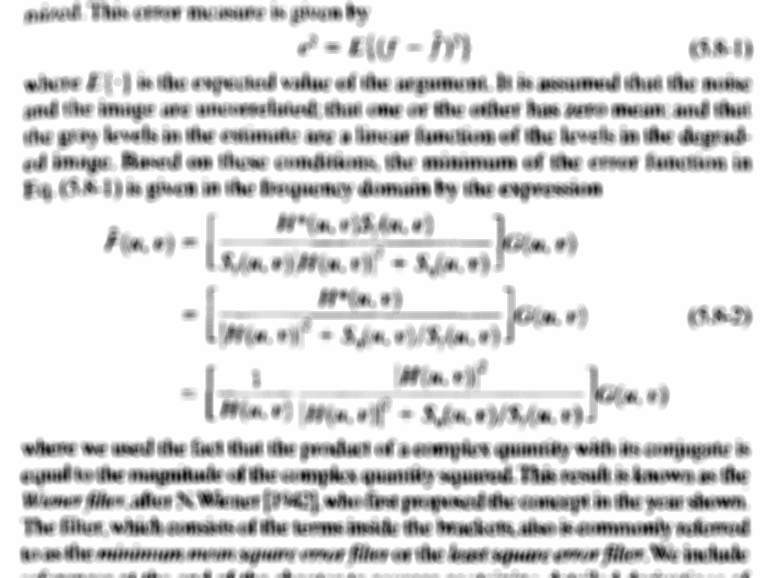
#> input picture aula_10/blur.png, 771 x 578 px
$ jupyter execute aula_10.ipynb   (shell and % lines are left out)
#> lines starting #> are read from the running program, lines starting #| are printed output that depends on the picture; after the words box and inside, x2 and y2 are one past the last pixel; in counts of white or black regions, pixels touching at a corner belong together
[cell 1]
import cv2
import numpy as np
import matplotlib.pyplot as plt

# Filtro de Wiener

O que está escrito nesta imagem abaixo?

[cell 2]
img_blur = cv2.cvtColor(cv2.imread('blur.png'), cv2.COLOR_BGR2GRAY) / 255.0
#> img_blur: shape (578, 771) float64; min 0, max 1, mean 0.857
plt.figure(figsize=(16, 16))
plt.imshow(img_blur, cmap='gray')
plt.show()

Nossa tarefa é tentar reverter esse borramento todo. Na aula passada vimos que o borramento é uma operação de **convolução**:

- Vamos chamar a imagem não-borrada de $f[i,j]$

- Vamos chamar a imagem borrada de $g[i,j]$

- O borramento é uma convolução: deve existir um *kernel* $h[i,j]$ tal que

$$g[i,j] = h[i,j] * f[i,j]$$

## Borramento

Como uma imagem fica fora de foco? O processo de "desfocar" faz com que um pontinho luminoso na imagem original vire um borrãozinho uniforme circular na imagem desfocada. É como se estivéssemos convoluindo a imagem do pontinho com um *kernel* de disco uniforme. Vamos ilustrar isso:

[cell 3]
# Fazendo uma imagem de pontinho isolado.
img_test_pontinho = np.zeros((128, 128))
rows, cols = img_test_pontinho.shape
img_test_pontinho[(rows + 1)//2, (cols + 1)//2] = 1.0

plt.figure(figsize=(6, 6))
plt.imshow(img_test_pontinho, cmap='gray');

Agora vamos fazer um *kernel* em forma de disco. Outro nome para *kernel* de convolução é "função de espalhamento pontual" (em inglês "point spread function" - PSF):

[cell 4]
# Para fazer um disco, vou usar o np.meshgrid - mais mágica de Numpy!
coord_i = np.arange(-11, 12)
coord_j = np.arange(-11, 12)
J, I = np.meshgrid(coord_j, coord_i)

[cell 5]
print(coord_j.shape)
print(coord_j)
print(coord_i)

[cell 6]
print(J.shape)
print(J[:5, :5])
print(I[:5, :5])

[cell 7]
# Agora ficou simples fazer o disco:
raio = 5
img_disco = (I**2 + J**2) < raio**2
img_disco = img_disco / img_disco.sum()

plt.figure(figsize=(6, 6))
plt.imshow(img_disco, cmap='gray');

Vamos encapsular toda essa atividade de fazer disco em uma função, para uso futuro:

[cell 8]
def make_disk(shape, radius):
    rows, cols = shape
    min_j = -(cols - 1)//2
    min_i = -(rows - 1)//2
    coord_j = np.arange(min_j, min_j + cols)
    coord_i = np.arange(min_i, min_i + rows)
    J, I = np.meshgrid(coord_j, coord_i)
    kernel = (I**2 + J**2) < radius**2
    kernel = kernel / kernel.sum()
    return kernel

img_disco = make_disk((23, 23), 5)
plt.figure(figsize=(6, 6))
plt.imshow(img_disco, cmap='gray');
print('A intensidade máxima deste disco é {}'.format(img_disco.max()))

Agora vamos simular o borramento:

[cell 9]
img_test_pontinho_blur = cv2.filter2D(img_test_pontinho, -1, img_disco)

plt.figure(figsize=(6, 6))
plt.imshow(img_test_pontinho_blur, cmap='gray');

### Vamos pensar um pouco

- Um pontinho na coordenada $(128, 128)$ de intensidade $1.0$ virou um disco de intensidade $D$ (neste caso específico $D = 0.0145$) centrado em $(128, 128)$. Um pontinho de intensidade $5.0$ na coordenada $(30, 40)$ resultaria no que?

**Resposta**

- Escreva a expressão matemática correspondente à imagem descrita por "um pontinho na coordenada $(128, 128)$ de intensidade $1.0$".

Dica: um pontinho na origem de intensidade $A$ corresponde à expressão $f[i,j] = A \cdot \delta[i, j]$

**Resposta**

- Se tivéssemos dois pontinhos na imagem, um em $(50, 60)$ com intensidade $3.0$ e outro em $(52, 61)$ com intensidade $4.0$, como fica a imagem borrada?

Dica: $h*(f_1 + f_2) = h*f_1 + h*f_2$ (as coordenadas $[i,j]$ foram omitidas para maior clareza).

**Resposta**

- Repetindo a questão anterior com mais Matemática: se a imagem dos pontinhos é

$$f(x,y) = 3 \cdot \delta[x-50, y-60] + 4 \cdot \delta[x-52, y-61]$$

e a imagem do disco é $h[i,j]$, use as propriedades da convolução para escrever a expressão da imagem borrada.

Dica: se $h[i,j]$ é a imagem do disco na origem, então $h[i - i_0, j - j_0]$ é a imagem do disco deslocada para $[i_0, j_0]$.

**Resposta**

Vamos praticar com a seguinte imagem de teste:

[cell 10]
img_test = cv2.cvtColor(cv2.imread('predio.png'), cv2.COLOR_BGR2GRAY) / 255.0
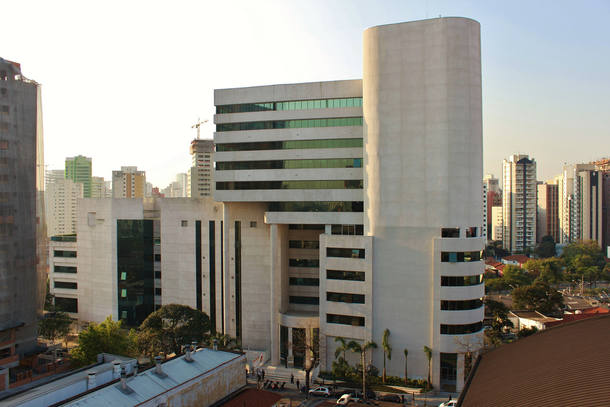
#> input picture aula_10/predio.png, 610 x 407 px
#> img_test: shape (407, 610) float64; min 0, max 1, mean 0.549
plt.figure(figsize=(12, 12))
plt.imshow(img_test, cmap='gray')
plt.axis('off')
plt.show()

[cell 11]
img_disco = make_disk((23, 23), 5)

plt.figure(figsize=(6,6))
plt.imshow(img_disco, cmap='gray')
plt.axis('off')
plt.show()
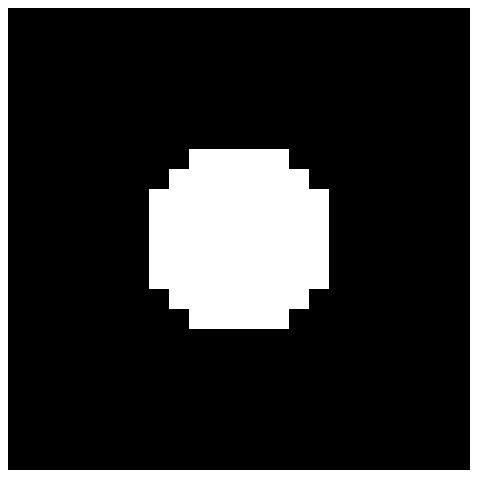
#> figure drawn by matplotlib, 1 panel

[cell 12]
img_test_blur = cv2.filter2D(img_test, -1, img_disco)
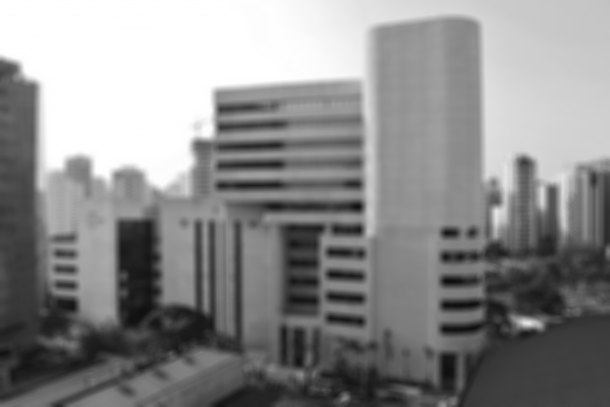
#> img_test_blur: shape (407, 610) float64; min 0.0546, max 1, mean 0.549

plt.figure(figsize=(12,12))
plt.imshow(img_test_blur, cmap='gray')
plt.axis('off')
plt.show()

[cell 13]
def display_mag_freq(img_freq):
    img_freq_aux_mag = np.abs(img_freq)
    img_freq_aux_mag[0,0] = 0.0
#> img_freq_aux_mag: shape (407, 610) float64; min 0, max 34091.8, mean 24.8
    img_freq_aux_mag_display = np.log10(1 + np.fft.fftshift(img_freq_aux_mag))
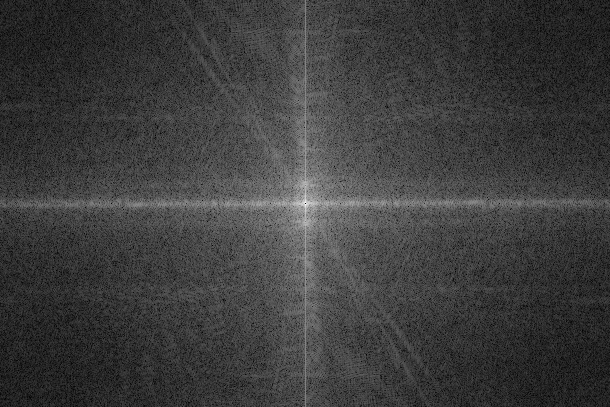
#> img_freq_aux_mag_display: shape (407, 610) float64; min 0, max 4.53, mean 1.09; drawn with min black and max white
    plt.figure(figsize=(12,12))
    plt.imshow(img_freq_aux_mag_display, cmap='gray')
    plt.axis('off')
    plt.show()

[cell 14]
img_test_freq = np.fft.fft2(img_test)

display_mag_freq(img_test_freq)

# Convolução versus produto em frequência

Vimos na aula passada que

- a convolução de duas funções no espaço

- é equivalente ao produto das transformadas de Fourier destas funções na frequência

Para ilustrar, vamos calcular o borramento da imagem de teste usando a transformada de Fourier:

[cell 15]
img_disco_freq = np.fft.fft2(img_disco)

display_mag_freq(img_disco_freq)

[cell 16]
# Zero-padding para ficar compatível com o tamanho da imagem original.
rows, cols = img_test.shape
#> rows = 407; cols = 610
rows_disco, cols_disco = img_disco.shape

row_anchor = (rows - rows_disco) // 2
#> row_anchor = 192
col_anchor = (cols - cols_disco) // 2
#> col_anchor = 293

img_disco_pad = np.zeros(img_test.shape)
img_disco_pad[row_anchor:(row_anchor + rows_disco), col_anchor:(col_anchor + cols_disco)] = img_disco
img_disco_pad = np.fft.fftshift(img_disco_pad)

plt.figure(figsize=(12,12))
plt.imshow(img_disco_pad, cmap='gray')
plt.axis('off')
plt.show()

plt.figure(figsize=(12,12))
plt.imshow(img_disco_pad[:30, :30], cmap='gray')
plt.axis('off')
plt.show()

[cell 17]
img_disco_freq = np.fft.fft2(img_disco_pad)

display_mag_freq(img_disco_freq)

[cell 18]
# Agora podemos trabalhar no domínio da frequência:
img_test_blur_fft_freq = img_disco_freq * img_test_freq

# Voltando para o domínio do espaço.
img_test_blur_fft = np.fft.ifft2(img_test_blur_fft_freq).real

plt.figure(figsize=(12,12))
plt.imshow(img_test_blur_fft, cmap='gray')
plt.axis('off')
plt.show()

Compare com a imagem borrada diretamente por convolução.

Atividade: Explique o que aconteceu com as bordas dessa imagem resultante!

**R:**

## Deblurring com filtro inverso

Vimos que podemos modelar o processo de borramento como um produto na frequência:

$$g[i,j] = h[i,j] * f[i,j] \Leftrightarrow G(u,v) = H(u,v) \cdot F(u,v)$$

E se temos apenas a imagem borrada, conhecemos *exatamente* o kernel de borramento, e queremos reverter esse borramento? Podemos tentar aplicar o processo reverso:

$$G(u,v) = H(u,v) \cdot F(u,v) \Leftrightarrow F(u,v) = \left(\frac{1}{H(u,v)}\right) G(u,v)$$

Vamos tentar:

[cell 19]
img_test_blur_freq = np.fft.fft2(img_test_blur)

img_test_blur_recon_freq = img_test_blur_freq / img_disco_freq
img_test_blur_recon = np.fft.ifft2(img_test_blur_recon_freq).real
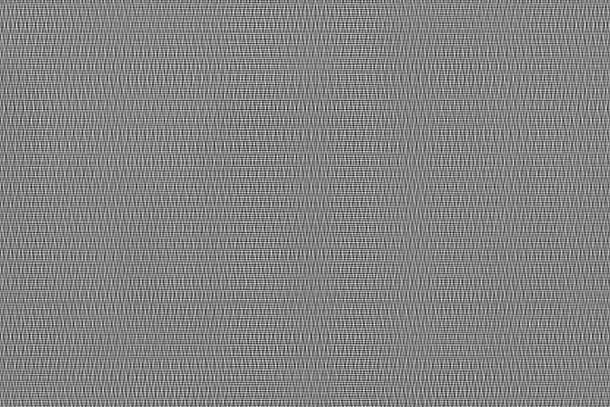
#> img_test_blur_recon: shape (407, 610) float64; min -27.16, max 26.74, mean 0.5; drawn with min black and max white

plt.figure(figsize=(12,12))
plt.imshow(img_test_blur_recon, cmap='gray')
plt.axis('off')
plt.show()

Deu ruim! Geralmente divisão é um problema em cálculo numérico, qualquer valor baixo de $|H(u,v)|$ leva a um valor estratosférico de $|H(u,v)|^{-1}$, o que causa essa instabilidade numérica toda.

## Deblurring por Filtro de Wiener

Antes de prosseguir, veja o que acontece com o filtro inverso aplicado à imagem borrada *POR PRODUTO NA FREQUÊNCIA*:

[cell 20]
img_test_blur_recon_fft_freq = img_test_blur_fft_freq / img_disco_freq
img_test_blur_recon_fft = np.fft.ifft2(img_test_blur_recon_fft_freq).real

plt.figure(figsize=(12,12))
plt.imshow(img_test_blur_recon_fft, cmap='gray')
plt.axis('off')
plt.show()

Perfeito! O que aconteceu entre este caso e o anterior?

No caso atual, a imagem ``img_test_blur_fft_freq`` foi calculada **exatamente** pelo produto de ``img_disco_freq`` e ``img_test_freq``. Nossa reconstrução por filtro inverso desfez com precisão esse produto, e por isso a imagem reconstruida ficou tão boa. Trapaça pura!

No caso da aplicação do filtro inverso à imagem borrada original ``img_test_blur``, calculamos a transformada de Fourier dela (imagem ``img_test_blur_freq``) e aplicamos o filtro inverso. As imagens ``img_test_blur_freq`` e ``img_test_blur_fft_freq`` não são exatamente iguais. Essa pequena diferença é amplificada pelo filtro inverso, gerando o resultado ruim visto anteriormente.

Em geral, podemos modelar essas incertezas na imagem borrada através de uma componente de ruído (aquela casa da mãe Joana onde cabe sempre mais um):

$$g[i,j] = h[i,j]*f[i,j] + \eta[i,j]$$

Em termos de transformada de Fourier, temos:

$$G(u,v) = H(u,v) \cdot F(u,v) + N(u,v)$$

onde $N(u,v) = \mathcal{F}\{\eta[i,j]\}$. Ao aplicar o filtro inverso, temos:

$$\hat{F}(u,v) = G(u,v) + \frac{N(u,v)}{H(u,v)}$$

Portanto quando $|H(u,v)|$ é baixo, o ruído ganha um belo *boost*!

Se soubéssemos pelo menos o valor da magnitude de $N(u,v)$, poderíamos tentar diminuir o efeito do filtro inverso onde $N(u,v)$ é alto em relação a $H(u,v)$.

Na prática não conhecemos nem $h(x,y)$ (e consequentemente $H(u,v)$), nem $\eta(x,y)$ (e consequentemente $N(u,v)$)...

Eis que vem a solução: ***GAMBIARRA***!

- Chuta um tipo de $h[i,j]$ razoável para o fenômeno de borramento em questão. Por exemplo, para falta de foco chuta que $h[i,j]$ é um disco.
- E qual o raio do disco?
    - Chuta!
    - Tenta ver se tem alguma dica do raio do disco observando cuidadosamente a imagem borrada. Por exemplo, se tiver uma manchinha num lugar onde você acha que deveria ter um pontinho puro e isolado, você achou $h[i,j]$!
    - Testa vários raios e vê qual fica melhor!
- E quanto ao ruído?
    - Chuta que é ruido branco: aquele ruido que existe de modo igual em todas as frequências. Ou seja: chuta $N(u,v) = K$
- Qual o valor de $K$?
    - 3, 2, 1... CHUTA!
    - Tenta ver se tem uma região da imagem borrada que deveria ser uniforme. A variância dos pixels nessa região é uma estimativa de $K$.

Dentro dessas gamb... er... hipóteses... podemos construir o filtro de Wiener (Norbert Wiener, 1940). Uma versão desse filtro com nossas hipóteses é:

$$\hat{F}(u,v) = \left(\frac{1}{H(u,v)}\right)\left(\frac{|H(u,v)|^2}{|H(u,v)|^2 + K}\right)G(u,v)$$

Podemos simplificar o filtro um pouco:

$$\hat{F}(u,v) = \left(\frac{H(u,v)^*}{|H(u,v)|^2 + K}\right)G(u,v)$$

Vamos testar:

[cell 21]
def wiener(G, H, K):
    W = H.conj() / (np.abs(H)**2 + K)
    F = W*G
    return F

[cell 22]
# Chuta o K.
K = 0.01

# Chuta o h
h = make_disk(img_test_blur.shape, 5)
H = np.fft.fft2(h)
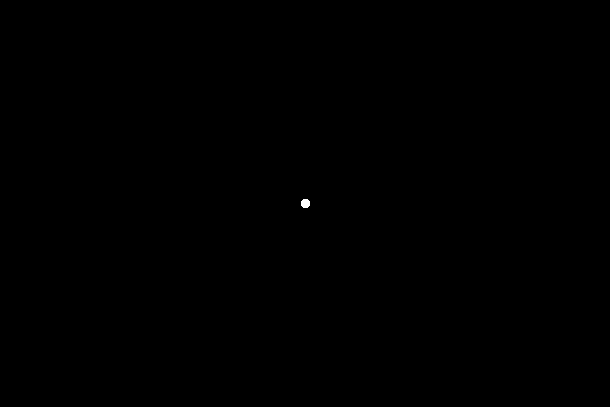
#> h: shape (407, 610) float64; values 0 (black) and 0.0145 (white), 0.03% white; 1 white region, box (x1, y1, x2, y2) and area: (301, 199, 310, 208) 69

# Filtra.
G = np.fft.fft2(img_test_blur)
img_test_blur_recon_wiener_freq = wiener(G, H, K)
img_test_blur_recon_wiener = np.fft.fftshift(np.fft.ifft2(img_test_blur_recon_wiener_freq).real)
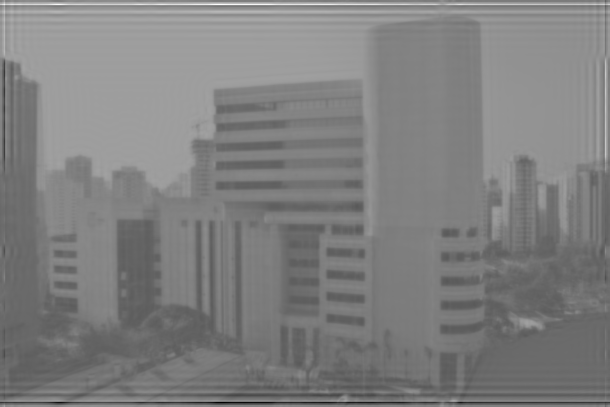
#> img_test_blur_recon_wiener: shape (407, 610) float64; min -1.34, max 2.42, mean 0.544; drawn with min black and max white

plt.figure(figsize=(12,12))
plt.imshow(np.clip(img_test_blur_recon_wiener, 0, 1), cmap='gray')
plt.axis('off')
plt.show()

Melhorou!

**Atividade**: Agora é com você: o que está escrito naquela imagem lá do começo? Boa sorte!

[cell 23]
# Chuta o K.
K = 0.001

# Chuta o h
h = make_disk(img_blur.shape, 5)
H = np.fft.fft2(h)
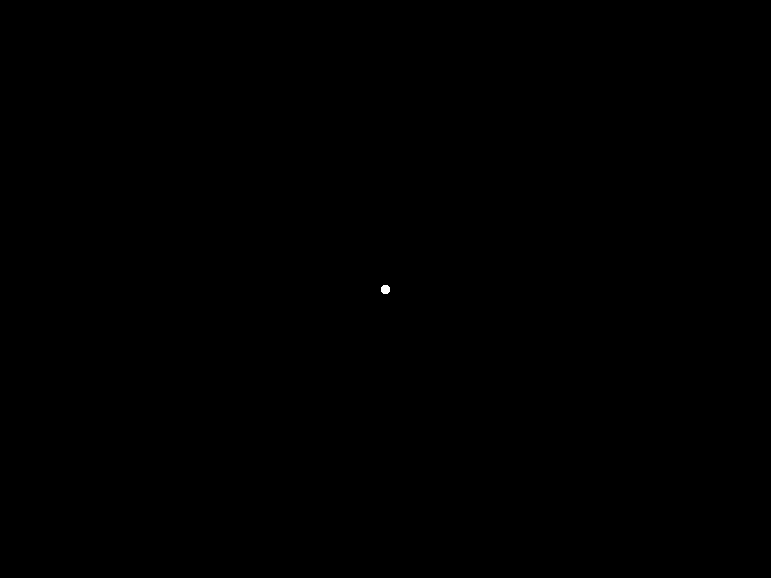
#> h: shape (578, 771) float64; values 0 (black) and 0.0145 (white), 0.02% white; 1 white region, box (x1, y1, x2, y2) and area: (381, 285, 390, 294) 69

# Filtra.
G = np.fft.fft2(img_blur)
img_test_blur_recon_wiener_freq = wiener(G, H, K)
img_test_blur_recon_wiener = np.fft.fftshift(np.fft.ifft2(img_test_blur_recon_wiener_freq).real)
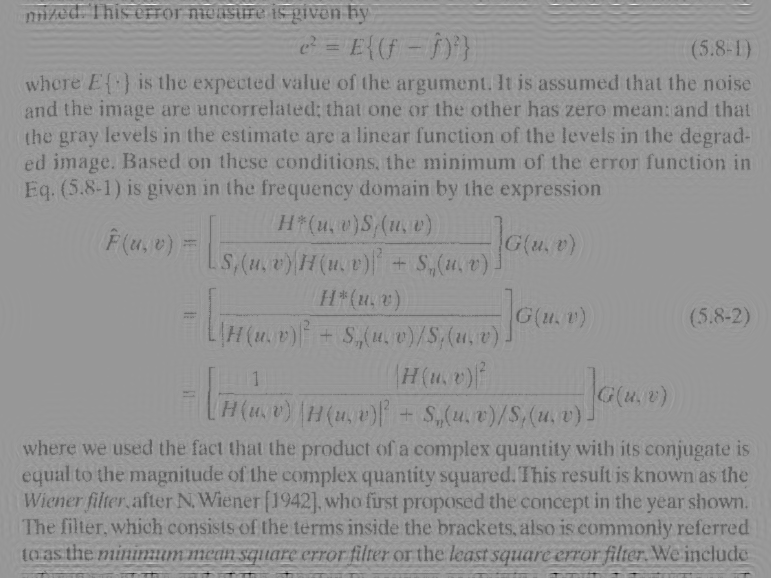
#> img_test_blur_recon_wiener: shape (578, 771) float64; min -3.71, max 4.2, mean 0.856; drawn with min black and max white

plt.figure(figsize=(12,12))
plt.imshow(np.clip(img_test_blur_recon_wiener, 0, 1), cmap='gray')
plt.axis('off')
plt.show()
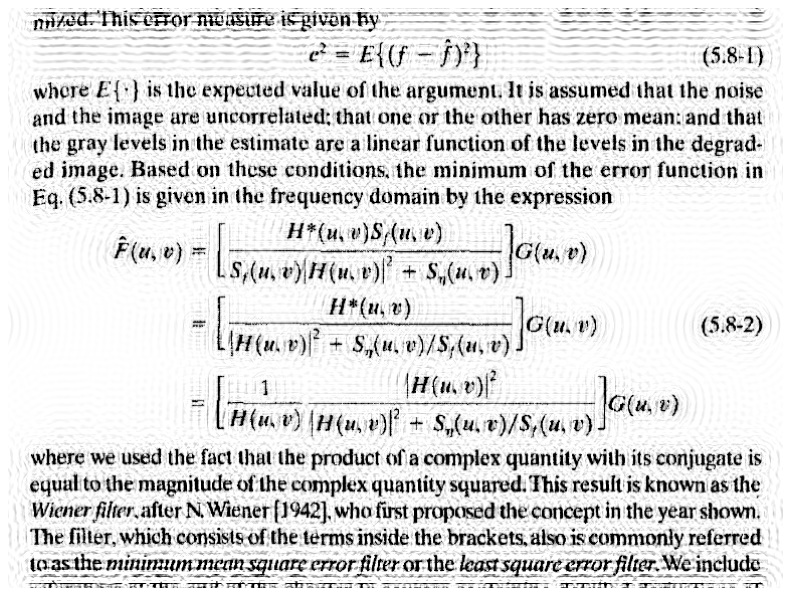
#> figure drawn by matplotlib, 1 panel
